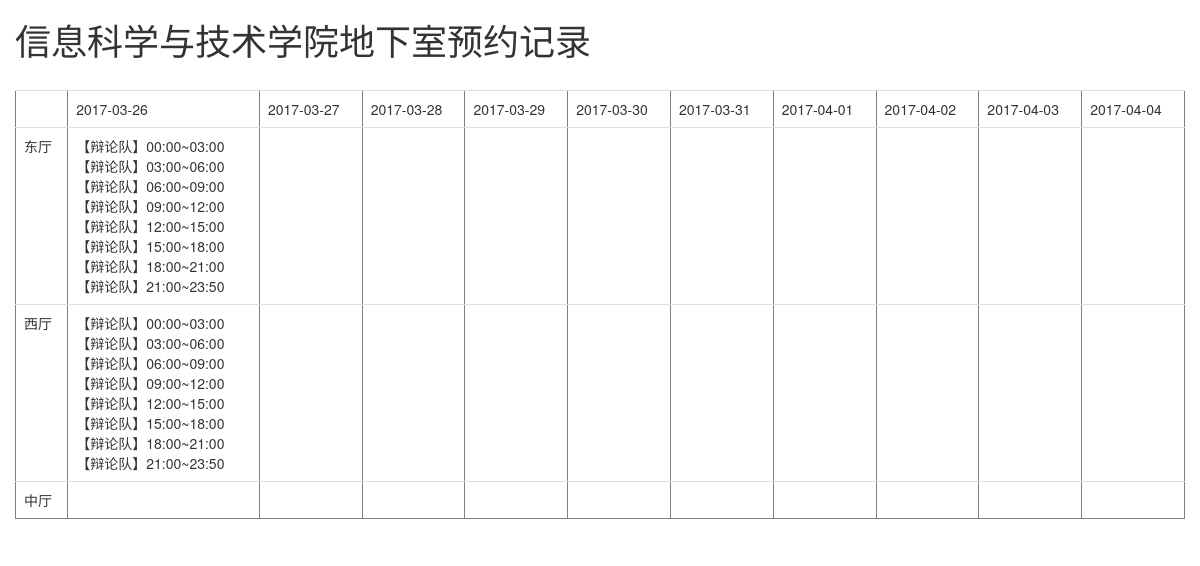
/basement/availability.php, run on the app's committed database.
### tables this page shows
CREATE TABLE `register` (
  `id` integer PRIMARY KEY autoincrement,
  `team_name` varchar(12) not  NULL,
  `user_name` varchar(10) DEFAULT NULL,
  `student_ID` varchar(12) DEFAULT NULL,
  `tel` varchar(11) DEFAULT NULL,
  `reason` varchar(100) DEFAULT NULL,
  `date` datetime DEFAULT NULL,
  `start` int(11) DEFAULT NULL,
  `end` int(11) DEFAULT NULL,
  `rom` char(10)  not NULL,
  `create_at` datetime default (datetime('now','localtime')) 
);

### basement/availability.php (the view, shortened to what this page needs)
<!DOCTYPE html>
<html>
<head>
   <link href="css/bootstrap.min.css" rel="stylesheet">
</head>
<body>
<div class="container">
   <div class="row" >
<div >
<h1>信息科学与技术学院地下室预约记录</h1>
<?php
$roms=array("东厅","西厅","中厅");
$days=array('0','1','2','3','4','5','6','7','8','9');
echo '<table name="basement_status" id="basement_status" border="1" class="table">';
echo '<div class="date"><tr><td></td>';
foreach ($days as $day) {
	$date=date("Y-m-d",strtotime("+$day day"));
	echo '<td>'.$date.'</td>';
}
	echo '</tr>';
$pdo = new PDO("sqlite:/var/www/bm.db");
foreach ($roms as $rom) {
	echo '<tr><td>'.$rom.'</td>';
	foreach ($days as $day) {
	$date=date("Y-m-d",strtotime("+$day day"));
	echo '<td>';
	$q="SELECT team_name,start,end FROM register WHERE date='$date' AND rom='$rom' order by start";
	$rows = $pdo->query($q)->fetchAll(PDO::FETCH_ASSOC );
	foreach($rows as $row){
		$time=mktime((int)($row['start']/6),($row['start']%6)*10,0);
		$start_time=date('H:i',$time);
		$time=mktime((int)($row['end']/6),($row['end']%6)*10,0);
		$end_time=date('H:i',$time);
		echo '【'.$row['team_name'].'】'.$start_time.'~'.$end_time.'<br>';
			}
	echo '</td>';
	}
	echo "</tr>";
}
echo '<br>';
echo '</table>';
echo '</div>';
?>
</div>
</div>
</body>
</html>

### data on the page
register: team_name "辩论队", start "00:00", end "03:00"
register: team_name "辩论队", start "03:00", end "06:00"
register: team_name "辩论队", start "06:00", end "09:00"
register: team_name "辩论队", start "09:00", end "12:00"
register: team_name "辩论队", start "12:00", end "15:00"
register: team_name "辩论队", start "15:00", end "18:00"
register: team_name "辩论队", start "18:00", end "21:00"
register: team_name "辩论队", start "21:00", end "23:50"

### other printed values
$date "2017-03-26"
$date "2017-03-27"
$date "2017-03-28"
$date "2017-03-29"
$date "2017-03-30"
$date "2017-03-31"
$date "2017-04-01"
$date "2017-04-02"
$date "2017-04-03"
$date "2017-04-04"
$rom "东厅"
$rom "西厅"
$rom "中厅"
